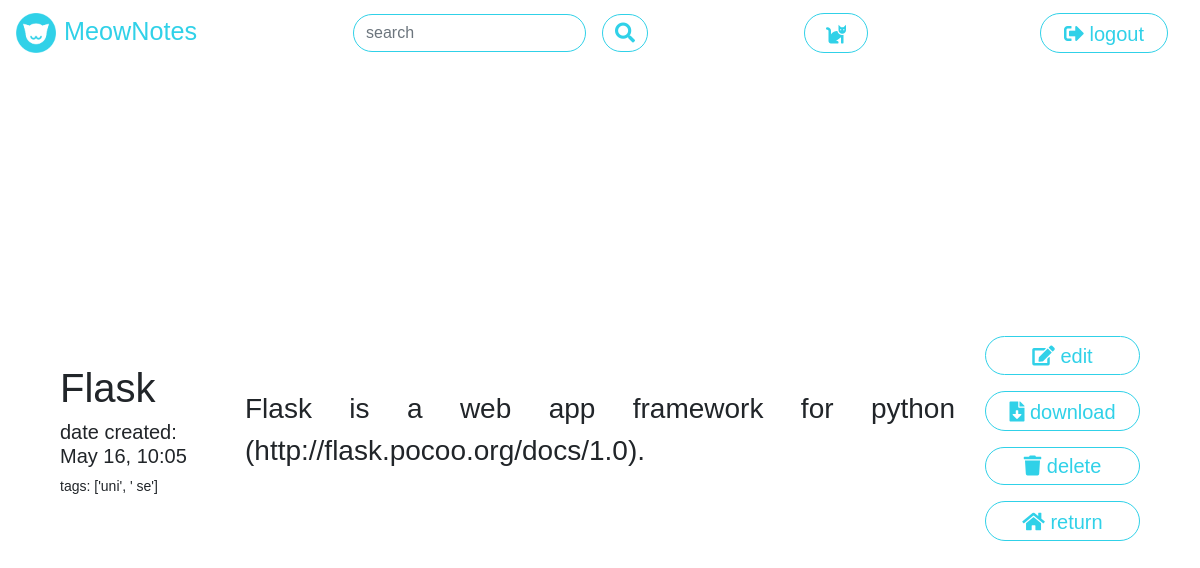
Page /view?id=1 (signed in) on the earlier database version.
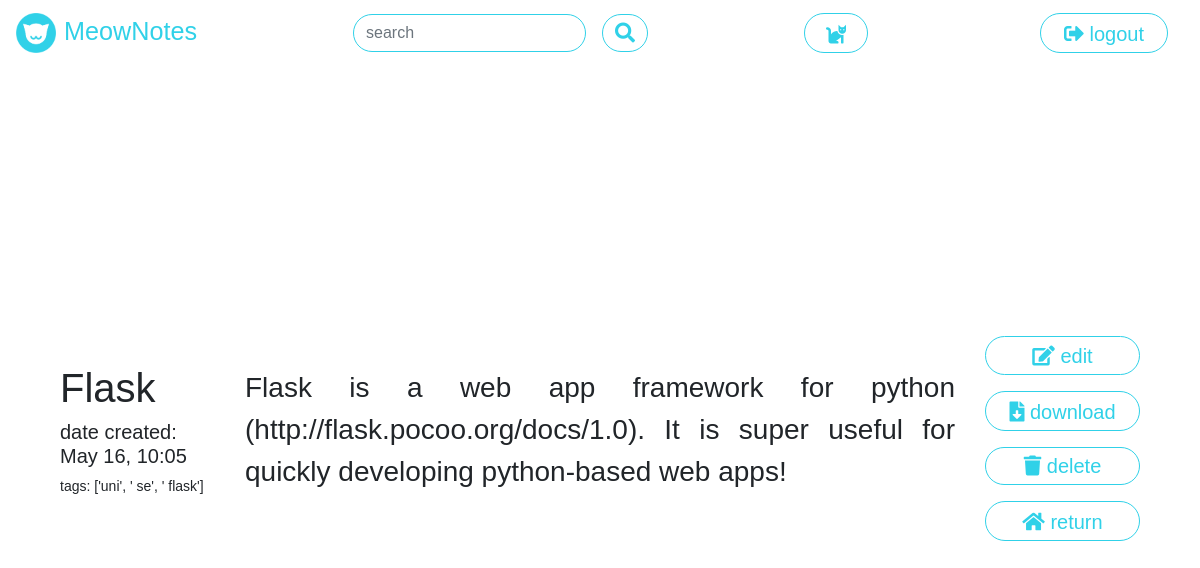
Same page on the later database version.
### tables this page shows
CREATE TABLE "notes" (
 "id" INTEGER UNIQUE,
 "uid" INTEGER NOT NULL,
 "date_created" TEXT NOT NULL,
 "title" TEXT NOT NULL,
 "tags" TEXT,
 "content" BLOB NOT NULL,
 PRIMARY KEY("id")
);

### meownotes/pawprint.py (the view)
@MEOW_BP.route("/view")
def view():
    if g.uid:
        uid = g.uid
        if request.args.get("id"):
            session["last_note_id"] = request.args.get("id")
        requested_note_id = session.get("last_note_id")
        db_note_results = get_note_by_id(uid, requested_note_id)
        note_data = process_note_results(db_note_results)
        return render_template("view.html", menu_item="logout", data=note_data[0])
    return redirect("/")

### meownotes/dbquery.py (called while the page is built)
def get_db():
    if DEBUG:
        print(">>> INFO: MeowNotes database configured is: %s" % current_app.config["DATABASE"])
    if "db" not in g:
        g.db = sqlite3.connect(
            current_app.config["DATABASE"],
            detect_types=sqlite3.PARSE_DECLTYPES
        )
        g.db.row_factory = sqlite3.Row
    return g.db

def execute_select(query):
    meownotes_db = get_db()
    result = meownotes_db.execute(query).fetchall()
    return result

def get_user_by_name(username):
    query_input_items = [{"val": username, "cols": ["username"],
                          "type": "exact", "condition": True}]
    query = prepare_query("GET_CONDITIONAL", "users", query_input_items)
    results = execute_select(query)
    return results

def get_id_by_user(username):
    db_res = get_user_by_name(username)
    db_user = parse_user(db_res[0])
    uid = db_user["uid"]
    return uid

def parse_user(db_result):
    result = {
        "uid": db_result[0],
        "username": db_result[1],
        "password": db_result[2]
    }
    return result

### meownotes/templates/view.html (shortened to what this page needs)
<!DOCTYPE html>
<html lang="en" dir="ltr">
{% extends "meownotes.html" %}
  {% block head %}
  {{ super() }}
  {% endblock %}
  {% block content %}
  <div class="content main">
    <div class="row h-100">
      <div class="col my-auto">
        <div class="note-metadata">
          <h1>{{ data['title'] }}</h1>
          <h5>date created: {{ data['ui_date'] }}</h5>
          <p>tags: {{ data['tags'] }}</p>
        </div>
      </div>
      <div class="col-8 my-auto text-center">
        <div class="note-content">
          <p>{{ data['content'] }}</p>
        </div>
      </div>
      <div class="col-2 my-auto">
        <div class="view-controls">
          <div class="meownotes-button meownotes-link my-auto mb-1 meownotes-go-accent">
            <span class="align-middle">
              <a data-toggle="modal" data-target="#edit"><i class="fas fa-edit"></i> edit</a>
            </span>
          </div>
          <div class="meownotes-button meownotes-link my-auto mb-1">
            <span class="align-middle">
              <a href="{{ url_for('pawprint.download', id=data['note_id']) }}"><i class="fas fa-file-download"></i> download</a>
            </span>
          </div>
          <form method="POST" action="{{ url_for('pawprint.delete') }}" class="mb-1">
            <button class="meownotes-button meownotes-link btn btn-med btn-primary btn-block meownotes-bg-warning"
              type="submit"><i class="fas fa-trash"></i> delete</button>
          </form>
          <div class="meownotes-button meownotes-link my-auto">
            <span class="align-middle">
              <a href="{{ url_for('pawprint.dashboard') }}"><i class="fas fa-home"></i> return</a>
            </span>
          </div>
        </div>
      </div>
    </div>
  </div>
  {% endblock %}

Differences in the rows shown:
changed notes "Flask": content "Flask is a web app framework for python (http://flask.pocoo.org/docs/1.0)." → "Flask is a web app framework for python (http://flask.pocoo.org/docs/1.0). It is super useful for quickly developing python-based web apps!"
Other differences:
{{ data['tags'] }}: "['uni', ' se']" → "['uni', ' se', ' flask']"
